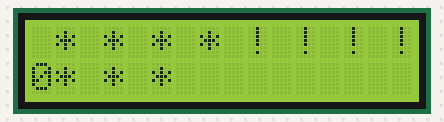
Simulated run of this sketch. Board: Arduino Uno, built with avr-gcc and run on an emulated ATmega328P. Parts: 16×2 character LCD.

Above: at 0.1 s.
At 4.1 s:
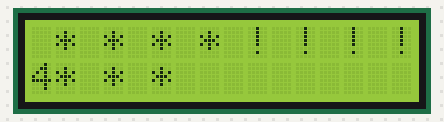
At 9.1 s:
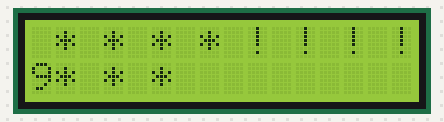
At 19.1 s:
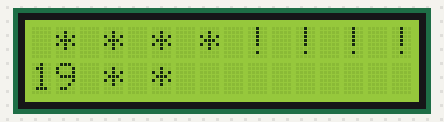
At 29.1 s:
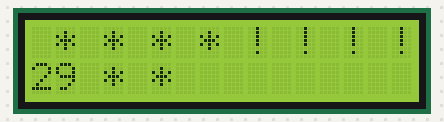
At 39.1 s:
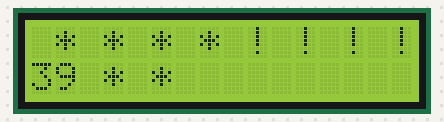

The sketch:

The_Main_Code_OF_The_LCD_Project_._.INO
```cpp
// The LCD Project .

// In this program, We want to Show a Text on The LCD Screen .

// The Main Code OF The LCD Project . .INO .


// Include The Library Code :


#include <LiquidCrystal.h>                                                                                                                          // Library Required for this Project .


// Initialize The Library by Associating any needed LCD Interface Pin


// With The Arduino pin Number it is Connected to


const int rs = 12, en = 11, d4 = 5, d5 = 4, d6 = 3, d7 = 2;                                                                                // Definition of Different Bases .
LiquidCrystal LCD (rs, en, d4, d5, d6, d7);                                                                                               // Definition of Different Bases .


void setup () {


  // Set up The LCD's Number OF Columns and Rows :


  LCD.begin (16, 2);                                                                                                             // Introducing LCD Resolution .


  // Print a Message to The LCD .


  LCD.print (" * * * * ! ! ! ! Hello , World ! ! ! ! * * * * ");                                                           // Show the Desired Message .


}

void loop() {


  // Set The Cursor to Column 0, Line 1


  // (Note: Line 1 is The Second Row, Since Counting Begins With 0) :


  LCD.setCursor (0, 1);                                                                                       // To run Regularly and Display the OUTPUT Below .


  // Print The Number OF Seconds Since Reset :


  LCD.print (millis () / 1000);


}
```

Measured:
- what the display in image 1 shows lasts 1.0 s, from 4.0 s to 5.0 s
